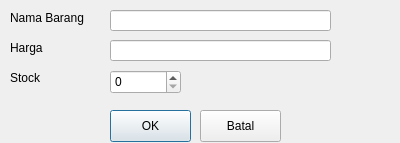
<?xml version="1.0" encoding="UTF-8"?>
<ui version="4.0">
 <class>Dialog</class>
 <widget class="QDialog" name="Dialog">
  <property name="geometry">
   <rect>
    <x>0</x>
    <y>0</y>
    <width>400</width>
    <height>143</height>
   </rect>
  </property>
  <property name="windowTitle">
   <string>Tambah/Ubah Barang</string>
  </property>
  <widget class="QLabel" name="label">
   <property name="geometry">
    <rect>
     <x>10</x>
     <y>10</y>
     <width>91</width>
     <height>16</height>
    </rect>
   </property>
   <property name="text">
    <string>Nama Barang</string>
   </property>
  </widget>
  <widget class="QLineEdit" name="txtNamaBarang">
   <property name="geometry">
    <rect>
     <x>110</x>
     <y>10</y>
     <width>221</width>
     <height>21</height>
    </rect>
   </property>
  </widget>
  <widget class="QLineEdit" name="txtHarga">
   <property name="geometry">
    <rect>
     <x>110</x>
     <y>40</y>
     <width>221</width>
     <height>21</height>
    </rect>
   </property>
  </widget>
  <widget class="QLabel" name="label_2">
   <property name="geometry">
    <rect>
     <x>10</x>
     <y>40</y>
     <width>60</width>
     <height>16</height>
    </rect>
   </property>
   <property name="text">
    <string>Harga</string>
   </property>
  </widget>
  <widget class="QLabel" name="label_3">
   <property name="geometry">
    <rect>
     <x>10</x>
     <y>70</y>
     <width>60</width>
     <height>16</height>
    </rect>
   </property>
   <property name="text">
    <string>Stock</string>
   </property>
  </widget>
  <widget class="QSpinBox" name="stock">
   <property name="geometry">
    <rect>
     <x>110</x>
     <y>70</y>
     <width>71</width>
     <height>24</height>
    </rect>
   </property>
   <property name="maximum">
    <number>999</number>
   </property>
  </widget>
  <widget class="QPushButton" name="btnOK">
   <property name="geometry">
    <rect>
     <x>110</x>
     <y>110</y>
     <width>81</width>
     <height>32</height>
    </rect>
   </property>
   <property name="text">
    <string>OK</string>
   </property>
  </widget>
  <widget class="QPushButton" name="btnBatal">
   <property name="geometry">
    <rect>
     <x>200</x>
     <y>110</y>
     <width>81</width>
     <height>32</height>
    </rect>
   </property>
   <property name="text">
    <string>Batal</string>
   </property>
  </widget>
 </widget>
 <resources/>
 <connections/>
</ui>
